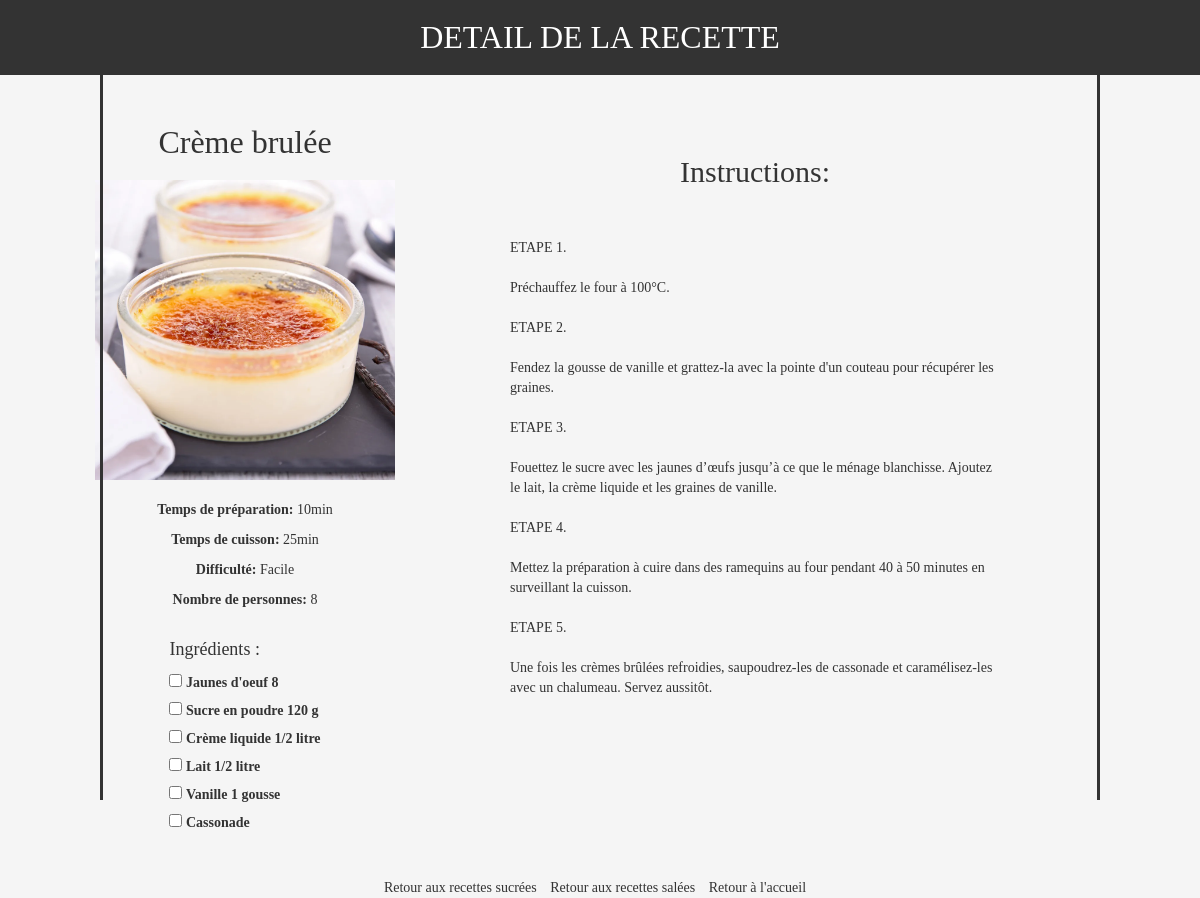
The app's page /recette/7/ with its own data.
### blog/models.py (models this page shows, shortened)
class Recette(models.Model):
    titre = models.CharField(max_length=200)
    temps_cuisson = models.CharField(max_length=100)
    temps_preparation = models.CharField(max_length=100)
    ingredients = models.TextField()
    etapes_preparation = models.TextField()
    categorie = models.ForeignKey(Categorie, on_delete=models.CASCADE)
    difficulte = models.IntegerField(choices=((1, 'Facile'), (2, 'Moyenne'), (3, 'Difficile')))
    nombre_personnes = models.PositiveIntegerField()
    date_creation = models.DateTimeField(default=timezone.now)
    auteur = models.ForeignKey(settings.AUTH_USER_MODEL, on_delete=models.CASCADE)
    image = models.ImageField(upload_to='images/', null=True, blank=True)

### blog/views.py (the view)
# urls.py: path('recette/<int:recette_id>/', views.recette_detail, name='recette_detail'),
def recette_detail(request, recette_id):
    recette = get_object_or_404(Recette, id=recette_id)
    ingredients_list = recette.ingredients.split('\n')
    forms = []
    for ingredient in ingredients_list:
        form_data = {'ingredient': ingredient}
        form = IngredientForm(form_data)
        forms.append(form)
    context = {
        'recette': recette,
        'forms': forms
    }
    return render(request, 'blog/recette_detail.html', context)

### blog/templates/blog/recette_detail.html (shortened to what this page needs)
<!DOCTYPE html>
{% load static %}
<html>
<head>
    <link rel="stylesheet" href="//maxcdn.bootstrapcdn.com/bootstrap/3.2.0/css/bootstrap.min.css">
    <link rel="stylesheet" href="//maxcdn.bootstrapcdn.com/bootstrap/3.2.0/css/bootstrap-theme.min.css">
    <link rel="stylesheet" href="{% static 'css/styles_recette_detail.css' %}">
</head>
<body>
    <header>
        <h1>DETAIL DE LA RECETTE</h1>
    </header>
    <div class="left-bar"></div>
    <div class="right-bar"></div>
    <div class="recette-info">
        <div class="recette-detail">
            <h1>{{ recette.titre }}</h1>
            <img src="{{ recette.image.url }}" alt="{{ recette.titre }}">
            <div class="info">
                <p><strong>Temps de préparation:</strong> {{ recette.temps_preparation }}</p>
                <p><strong>Temps de cuisson:</strong> {{ recette.temps_cuisson }}</p>
                <p><strong>Difficulté:</strong>
                    {% if recette.difficulte == 1 %}
                        Facile
                    {% elif recette.difficulte == 2 %}
                        Moyenne
                    {% elif recette.difficulte == 3 %}
                        Difficile
                    {% else %}
                        Inconnue
                    {% endif %}
                </p>
                <p><strong>Nombre de personnes:</strong> {{ recette.nombre_personnes }}</p>
            </div>
            <div class="ingredients">
                <h3>Ingrédients :</h3>
                <form method="post">
                    {% for form in forms %}
                        <div class="ingredient">
                            <input type="checkbox" {% if form.checked.value %}checked{% endif %}>
                            <label>{{ form.ingredient.value }}</label>
                        </div>
                    {% endfor %}
                </form>
            </div>
        </div>
        <div class="instructions">
            <h2>Instructions:</h2>
            <p>{{ recette.etapes_preparation|linebreaksbr }}</p>
        </div>
    </div>
    <div class="retour">
        <a href="{% url 'recettes_sucrees' %}">Retour aux recettes sucrées</a>
        <a href="{% url 'recettes_salees' %}">Retour aux recettes salées</a>
        <a href="{% url 'accueil' %}">Retour à l'accueil</a>
    </div>
</body>
</html>

### blog/static/css/styles_recette_detail.css (style rules this page uses)
body { font-family: 'Lobster', cursive; background-color: #f5f5f5; margin: 0; padding: 0; }
.left-bar { background-color: #333; width: 3px; height: 100vh; position: fixed; top: 0; left: 100px; }
.right-bar { background-color: #333; width: 3px; height: 100vh; position: fixed; top: 0; right: 100px; }
header { background-color: #333; color: #fff; text-align: center; padding: 20px; }
h1 { font-size: 32px; margin: 0; }
.recette-detail { display: flex; flex-direction: column; align-items: center; margin-top: 50px; }
.recette-detail h1 { margin-bottom: 20px; }
.recette-detail img { width: 300px; height: 300px; object-fit: cover; margin-bottom: 20px; }
.info { text-align: center; margin-bottom: 20px; }
.info p { margin: 0; margin-bottom: 10px; }
.ingredients { text-align: left; margin-bottom: 20px; }
.ingredients h3 { font-family: cursive; font-size: 18px; margin: 0; margin-bottom: 10px; }
.instructions { text-align:left; margin-bottom: 20px; margin-top: 80px; margin-right: 200px; }
.instructions h2 { text-align: center; margin: 0; margin-bottom: 50px; }
.retour { margin-top: 20px; text-align: center ; }
.retour a { margin-right: 10px; color: #333; text-decoration: none; }
.recette-info { display: flex; justify-content: space-between; }
.recette-info .recette-detail { flex-basis: 50%; margin-right: 20px; }
.recette-info .instructions { flex-basis: 50%; }

### records on screen
Recette: titre "Crème brulée", image (picture), temps_preparation "10min", temps_cuisson "25min", nombre_personnes "8", etapes_preparation "ETAPE 1. Préchauffez le four à 100°C. ETAPE 2. Fendez la gousse de vanille et grattez-la avec la pointe d'un couteau pour récupérer les graines. ETAPE 3. Fouettez le sucre avec les jaunes d’œufs jusqu’à ce que le ménage blanchisse. Ajoutez le lait, la crème liquide et les graines de vanille. ETAPE 4. Mettez la préparation à cuire dans des ramequins au four pendant 40 à 50 minutes en surveillant la cuisson. ETAPE 5. Une fois les crèmes brûlées refroidies, saupoudrez-les de cassonade et caramélisez-les avec un chalumeau. Servez aussitôt."
